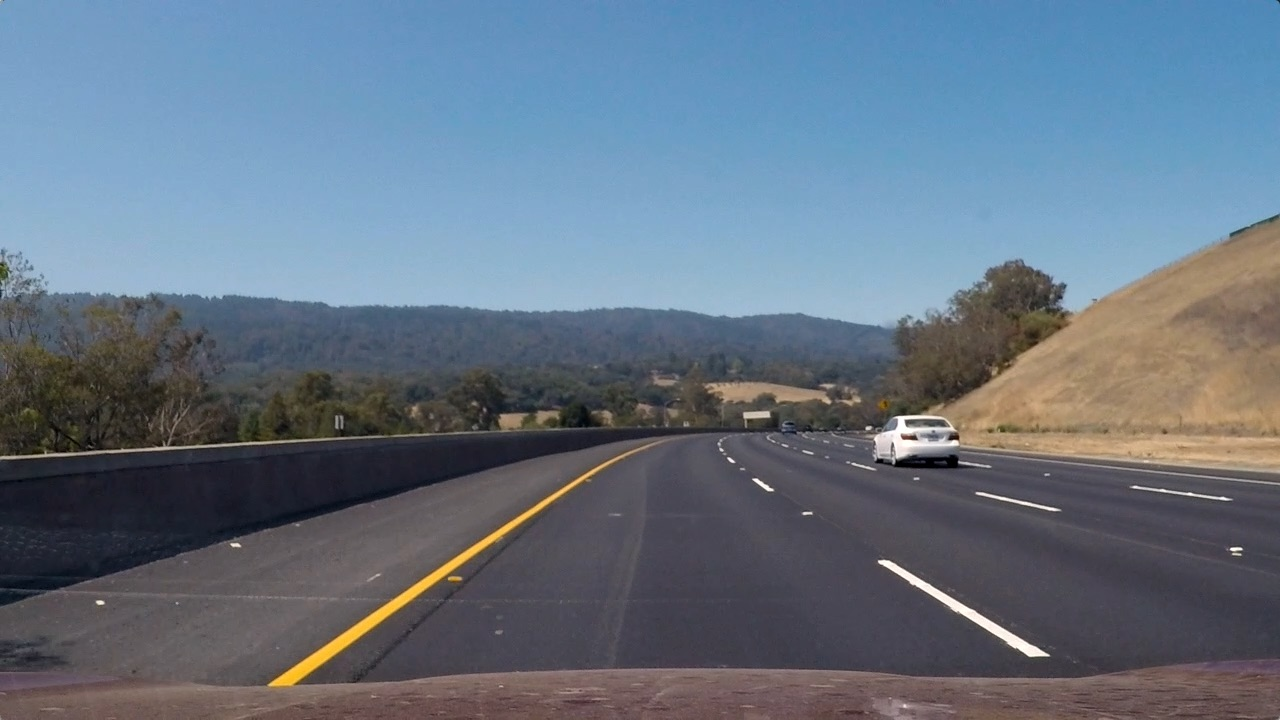
#> input picture test3.jpg, 1280 x 720 px
$ jupyter execute --allow-errors Detecting_Vehicle_Using_Computer_Vision.ipynb   (shell and % lines are left out)   (older library calls are emulated)
#> lines starting #> are read from the running program, lines starting #| are printed output that depends on the picture
[cell 1]
#importing Required Libraries to run code
import glob
import cv2 as cv2
import numpy as np
import matplotlib.pyplot as plt
import random
from skimage.feature import hog

import warnings
warnings.filterwarnings('ignore')

# Data Preparation

[cell 2]
def data_prep(path):
    vehicles_images = []

    for image_path in glob.glob(path + '/OwnCollection/vehicles/*/*.png'):
        image = cv2.imread(image_path)
        image_rgb = cv2.cvtColor(image, cv2.COLOR_BGR2RGB)
        vehicles_images.append(image_rgb)

    non_vehicles_images = []
    for imagePath in glob.glob(path + '/OwnCollection/non-vehicles/*/*.png'):
        image =cv2.imread(imagePath)
        image_rgb = cv2.cvtColor(image, cv2.COLOR_BGR2RGB)
        non_vehicles_images.append(image_rgb)

    print("Number of Vehicle Images:", len(vehicles_images))
    print("Number of Non-Vehicle Images:", len(non_vehicles_images))

    return vehicles_images, non_vehicles_images

[cell 3]
path = "C://Users//Nando's Lenovo//Desktop//Python_Projects//Car_Detection_CV"
vehicles_images, non_vehicles_images = data_prep(path)
print("Total images in dataset:", len(vehicles_images)+len(non_vehicles_images))

[cell 4]
def visualize(image,hog_img,hog_viz=False):
#> called with hog_viz = False
    if hog_viz:
        f, axes= plt.subplots(1,2,figsize=(8,8))
        axes[0].imshow(image)
        axes[1].imshow(hog_img)
    else:
        f, axes = plt.subplots(2,2, figsize=(8,8))
        plt.subplots_adjust(hspace=0.5)

        for index in range(2):
            vehicles = np.random.randint(0, len(vehicles_images)-1)
            non_vehicles = np.random.randint(0, len(vehicles_images)-1)
            axes[index,0].imshow(vehicles_images[vehicles])
            axes[index,0].set_title("Vehicle")
            axes[index,1].imshow(non_vehicles_images[non_vehicles])
            axes[index,1].set_title("Non vehicles")
        print("Car Image Shape:", vehicles_images[vehicles].shape)
        print("Non Car Image Shape", non_vehicles_images[non_vehicles].shape)

#> (a cell that did not finish here is left out)

# HOG (Histogram of Oriented Gradients) for Extracting Features

[cell 6]
def extract_hog_features(image,orient,cellsPerBlock,pixelsPerCell, visualise= False, feature_vector_flag=True):
    if(visualise==True):
        hog_features, hog_image = hog(image, orientations=orient,
                          pixels_per_cell=(pixelsPerCell, pixelsPerCell),
                          cells_per_block=(cellsPerBlock, cellsPerBlock),
                          visualise=True, feature_vector=feature_vector_flag)
        return hog_features, hog_image
    else:
        hog_features = hog(image, orientations=orient,
                          pixels_per_cell=(pixelsPerCell, pixelsPerCell),
                          cells_per_block=(cellsPerBlock, cellsPerBlock),
                          visualise=False, feature_vector=feature_vector_flag)
        return hog_features

#> (a cell that did not finish here is left out)

[cell 8]
"""def rgb_to_yuv(image, colorspace):
    return cv2.cvtColor(image, colorspace)"""

[cell 9]
def extract_features(images,orientation,cellsPerBlock,pixelsPerCell, convertColorspace=False):
#> called with orientation = 9, cellsPerBlock = 2, pixelsPerCell = 16, convertColorspace = True
    feature_list = []

    for image in images:
        if(convertColorspace==True):
            image= cv2.cvtColor(image, cv2.COLOR_RGB2YUV)
        local_features_1 = extract_hog_features(image[:,:,0],orientation,cellsPerBlock,pixelsPerCell, False, True)
        local_features_2 = extract_hog_features(image[:,:,1],orientation,cellsPerBlock,pixelsPerCell, False, True)
        local_features_3 = extract_hog_features(image[:,:,2],orientation,cellsPerBlock,pixelsPerCell, False, True)
        x = np.hstack((local_features_1,local_features_2,local_features_3))
        feature_list.append(x)
    return feature_list

[cell 10]
orientations = 9
cellsPerBlock = 2
pixelsPerBlock = 16
convertColorSpace = True

vehicle_features = extract_features(vehicles_images,orientations,cellsPerBlock,pixelsPerBlock, convertColorSpace)
non_vehicle_features = extract_features(non_vehicles_images,orientations,cellsPerBlock,pixelsPerBlock, convertColorSpace)

[cell 11]
X = np.vstack([vehicle_features, non_vehicle_features])
print("Shape of features list is:", X.shape)
y = np.concatenate([np.ones(len(vehicle_features)), np.zeros(len(non_vehicle_features))])
print("Shape of label list is:", y.shape)

# Splitting Data into Training and Test Set

[cell 12]
from sklearn.model_selection import train_test_split
#> (the rest of this cell did not finish here and is left out)

# Define and Train a classifier

[cell 13]
from sklearn.svm import SVC

svc_calssifier = SVC(kernel='rbf', C = 0.8, gamma = "auto")
#> (the rest of this cell did not finish here and is left out)

# Sliding Window

[cell 14]
import matplotlib.image as mpimg

# [11 lines left out: function draw_boxes, not called in this run]

[cell 15]
def slide_window(img, x_start_stop = [None, None], y_start_stop = [None, None],
                    xy_window = (64, 64), xy_overlap = (0.9, 0.9)):

    if x_start_stop[0] == None:
        x_start_stop[0]=0
    if x_start_stop[1] == None:
        x_start_stop[1]=img.shape[1]
    if y_start_stop[0] ==  None:
        y_start_stop[0]= 0
    if y_start_stop[1] ==  None:
        y_start_stop[1]=img.shape[0]

    window_list = []
    image_width_x = x_start_stop[1] - x_start_stop[0]
    image_width_y = y_start_stop[1] - y_start_stop[0]

    windows_x = np.int(1 + (image_width_x - xy_window[0])/(xy_window[0] * xy_overlap[0]))
    windows_y = np.int(1 + (image_width_y - xy_window[1])/(xy_window[1] * xy_overlap[1]))

    modified_window_size = xy_window

    for i in range(windows_y):
        y_start = y_start_stop[0] + np.int(i*modified_window_size[1]*xy_overlap[1])
        for j in range(windows_x):
            x_start = x_start_stop[0] + np.int(j*modified_window_size[0]*xy_overlap[0])

            endx = np.int(x_start + modified_window_size[0])
            endy = np.int(y_start + modified_window_size[1])
            window_list.append(((x_start,y_start),(endx,endy)))
    return window_list

[cell 16]
def detect_vehicles(image,windows, converColorspace=False):
    refinedWindows = []
    for window in windows:

        start = window[0]
        end = window[1]
        clippedImage = image[start[1]:end[1], start[0]:end[0]]

        if(clippedImage.shape[1] == clippedImage.shape[0] and clippedImage.shape[1]!=0):

            clippedImage = cv2.resize(clippedImage, (64,64))

            f1 = extract_features([clippedImage], 9 , 2 , 16,converColorspace)

            predictedOutput = svc_calssifier.predict([f1[0]])
            if(predictedOutput == 1):
                refinedWindows.append(window)

    return refinedWindows

[cell 17]
from PIL import Image
image = np.array(Image.open('test3.jpg'))
#> image is the input picture: shape (720, 1280, 3); mean R, G, B 101.1, 115.3, 130.7

windows1 = slide_window(image, x_start_stop = [0, 1280], y_start_stop = [400,464],
                    xy_window = (64,64), xy_overlap = (0.15, 0.15))
#> windows1 = 127 items
windows4 = slide_window(image, x_start_stop = [0, 1280], y_start_stop = [400,480],
                    xy_window = (80,80), xy_overlap = (0.2, 0.2))
#> windows4 = 76 items
windows2 = slide_window(image, x_start_stop = [0, 1280], y_start_stop = [400,612],
                    xy_window = (96,96), xy_overlap = (0.3, 0.3))
#> windows2 = 210 items
windows3 = slide_window(image, x_start_stop = [0, 1280], y_start_stop = [400,660],
                    xy_window = (128,128), xy_overlap = (0.5, 0.5))
#> windows3 = 57 items


windows = windows1 + windows2 + windows3 + windows4
#> windows = 470 items
print("Total No of windows are ",len(windows))
#| Total No of windows are  470
#> (the rest of this cell did not finish here and is left out)

#> the loop in detect_vehicles, `for window in windows: ` made 1 pass
#> (start, end) on pass 1: ((0, 400), (64, 464))
#> pass 1, in detect_vehicles, `clippedImage = image[start[1]:end[1], start[0]:end[0]]`:
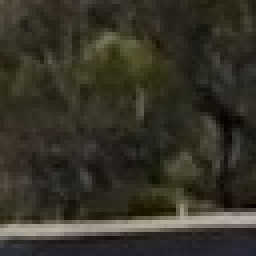
#> clippedImage: shape (64, 64, 3) (shown 4 times larger); mean R, G, B 54.2, 50.9, 40
#> after the loop in detect_vehicles, `for window in windows:`: refinedWindows = []


f,axes = plt.subplots(2,1, figsize=(30,15))

window_img = draw_boxes(image, windows)

axes[0].imshow(window_img)
axes[0].set_title("Window Coverage")

window_img = draw_boxes(image, refinedWindows)

axes[1].set_title("Test Image with Refined Sliding Windows")
axes[1].imshow(window_img)

# Applying Heatmap

[cell 18]
# [6 lines left out: function add_heat, not called in this run]

[cell 19]
# [5 lines left out: function apply_threshold, not called in this run]

[cell 20]
from scipy.ndimage.measurements import label

# [9 lines left out: function draw_labeled_bboxes, not called in this run]

[cell 21]
heat = np.zeros_like(image[:,:,0]).astype(np.float)

#> (the rest of this cell did not finish here and is left out)

# Averaging Rectangles over Frames

[cell 22]
class Averaging():
    def __init__(self):
        self.refinedWindows = []

    # [5 lines left out: function Add_Windows, not called in this run]

# Defining Pipeline

[cell 23]
orientation = 9
cellsPerBlock = 2
pixelsPerCell = 16
xy_window = (64, 64)
xy_overlap = (0.15, 0.15)
x_start_stop = [0, image.shape[1]]
#> x_start_stop = [0, 1280]
y_start_stop = [400, 660]

# Window 1- Size - 64x64 , Overlap-85%
windows_normal = slide_window(image, x_start_stop, [400,464],
                    xy_window, xy_overlap)
#> windows_normal = 127 items

# Window 2- Size - 80x80 , Overlap-80%
xy_window_1_25= (80,80)
xy_window_1_25_overlap=(0.2, 0.2)
windows_1_25 = slide_window(image, x_start_stop, [400,480],
                    xy_window_1_25, xy_window_1_25_overlap)
#> windows_1_25 = 76 items

# Window 3- Size - 96x96 , Overlap-70%
xy_window_1_5= (96,96)
xy_window_1_5_overlap=(0.3, 0.3)
windows_1_5 = slide_window(image, x_start_stop, [400,612],
                    xy_window_1_5, xy_window_1_5_overlap)
#> windows_1_5 = 210 items

# Window 4- Size - 128x128 , Overlap-50%
xy_window_twice_overlap=(0.5, 0.5)
xy_window_twice = (128,128)
windows_twice = slide_window(image, x_start_stop, [400,660],
                    xy_window_twice, xy_window_twice_overlap)
#> windows_twice = 57 items

# Total Windows
windows= windows_normal +  windows_1_5  + windows_twice +windows_1_25
print("No of Windows are:",len(windows))
#| No of Windows are: 470
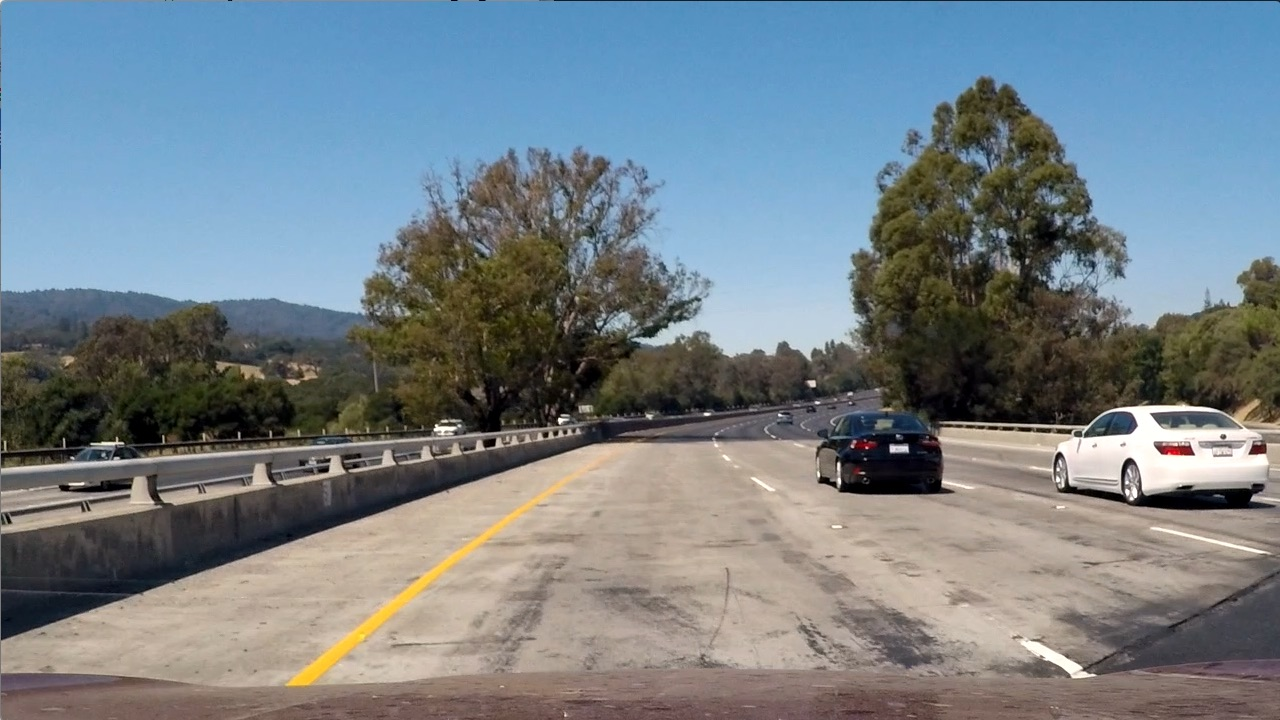
#> input picture test1.jpg, 1280 x 720 px
#> further down, image is the input picture: shape (720, 1280, 3); mean B, G, R 135.5, 128.7, 117.5

[cell 24]
# [23 lines left out: function video_pipeline, not called in this run]

[cell 25]
def image_pipeline(image):

    refinedWindows = detect_vehicles(image,windows, True)
#> the loop in detect_vehicles, `for window in windows: ` made 1 pass
#> pass 1, in detect_vehicles (call 2), `clippedImage = image[start[1]:end[1], start[0]:end[0]]`:
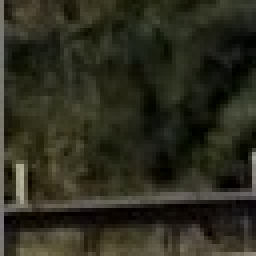
#> clippedImage: shape (64, 64, 3) (shown 4 times larger); mean R, G, B 44.6, 44.2, 30.7
    heat = np.zeros_like(image[:,:,0]).astype(np.float)
    heat = add_heat(heat,refinedWindows)

    heatmap = np.clip(heat, 0, 255)
    heatmap = apply_threshold(heat, 2)
    labels = label(heatmap)
    draw_img = draw_labeled_bboxes(np.copy(image), labels)

    return draw_img, heatmap

# Testing Pipeline on Test Images

[cell 26]
test_images= glob.glob("*.jpg")
f, axes= plt.subplots(6,3, figsize=(20,40))

#> (the rest of this cell did not finish here and is left out)
